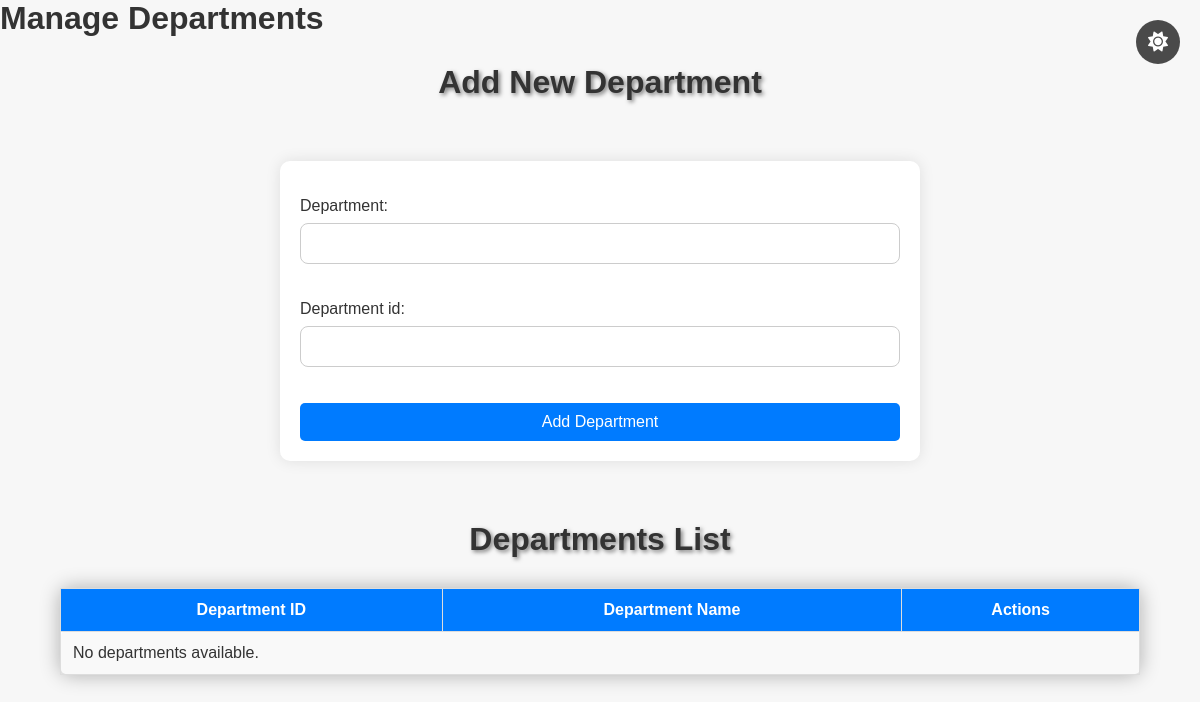
/manage_departments/, run on an earlier commit of the app's database.
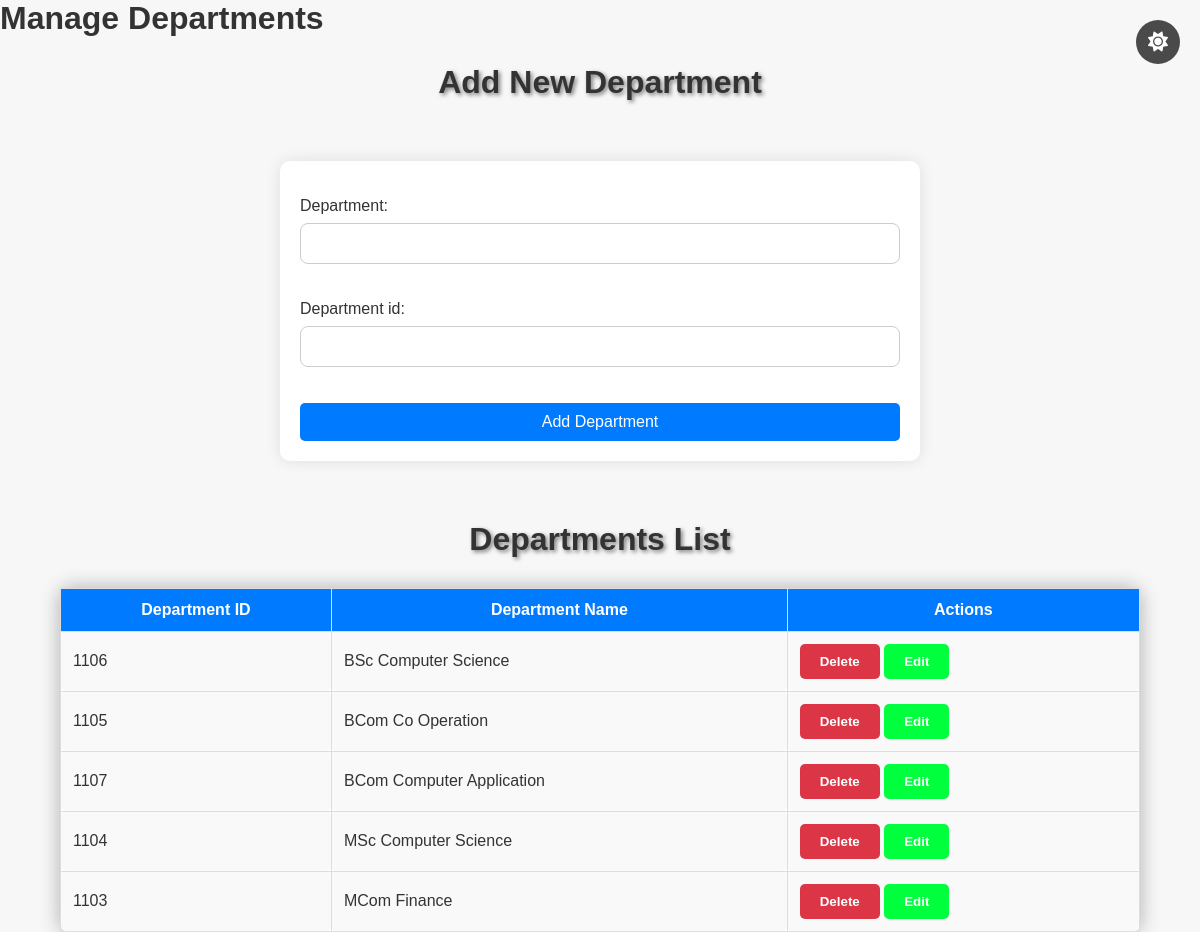
And on a later commit of the database.
### SynChronisApp/models.py (models this page shows)
class DepartmentsTable(models.Model):
    department_id = models.IntegerField(null=False, blank=False)
    Department = models.CharField(max_length=50, null=True, blank=True)

### SynChronisApp/views.py (the view, shortened to what this page needs)
# urls.py: path('manage_departments/', ManageDepartmentsView.as_view(), name='manage_departments'),
class ManageDepartmentsView(View):
    def get(self, request):
        departments = DepartmentsTable.objects.all()
        form = DepartmentForm()
        return render(request, 'manage_departments.html', {
            'departments': departments,
            'form': form
        })

### SynChronisApp/form.py
class DepartmentForm(ModelForm):
    class Meta:
        model = DepartmentsTable
        fields = ['Department', 'department_id',]  # Assuming you have a related field for CollegeDetails

### templates/manage_departments.html (shortened to what this page needs)
{% load static %}
<html lang="en">
<head>
    <link href="https://cdnjs.cloudflare.com/ajax/libs/font-awesome/6.0.0-beta3/css/all.min.css" rel="stylesheet">
    <link rel="stylesheet" href="{% static 'css/manage.css' %}">
</head>
<body>
     <button id="theme-toggle-btn" class="theme-toggle-btn">
        <i class="fa fa-sun"></i>
    </button>
    <h1>Manage Departments</h1>
    <h2>Add New Department</h2>
    <form method="POST" id="add-department-form">
        {{ form.as_p }}
        <button type="submit">Add Department</button>
    </form>
    <h2>Departments List</h2>
    <table>
        <thead>
            <tr>
                <th>Department ID</th>
                <th>Department Name</th>
                <th>Actions</th>
            </tr>
        </thead>
        <tbody>
            {% for department in departments %}
            <tr id="department-{{ department.id }}" data-id="{{ department.id }}">
                <td>{{ department.department_id }}</td>
                <td>{{ department.Department }}</td>
                <td>
                    <button class="delete-department-btn" id="delete-department-btn" data-id="{{ department.id }}">Delete</button>
                    <button class="edit-department-btn" id="edit-department-btn" data-id="{{ department.id }}" data-department-id="{{ department.department_id }}" data-department-name="{{ department.Department }}">Edit</button>
                </td>
            </tr>
            {% empty %}
            <tr>
                <td colspan="3">No departments available.</td>
            </tr>
            {% endfor %}
        </tbody>
    </table>
</body>
</html>

What changed in the data, as far as the page shows it:
added DepartmentsTable: department_id "1106", Department "BSc Computer Science"
added DepartmentsTable: department_id "1105", Department "BCom Co Operation"
added DepartmentsTable: department_id "1107", Department "BCom Computer Application"
added DepartmentsTable: department_id "1104", Department "MSc Computer Science"
added DepartmentsTable: department_id "1103", Department "MCom Finance"
Also different on the page:
text no longer shown: "No departments available."
